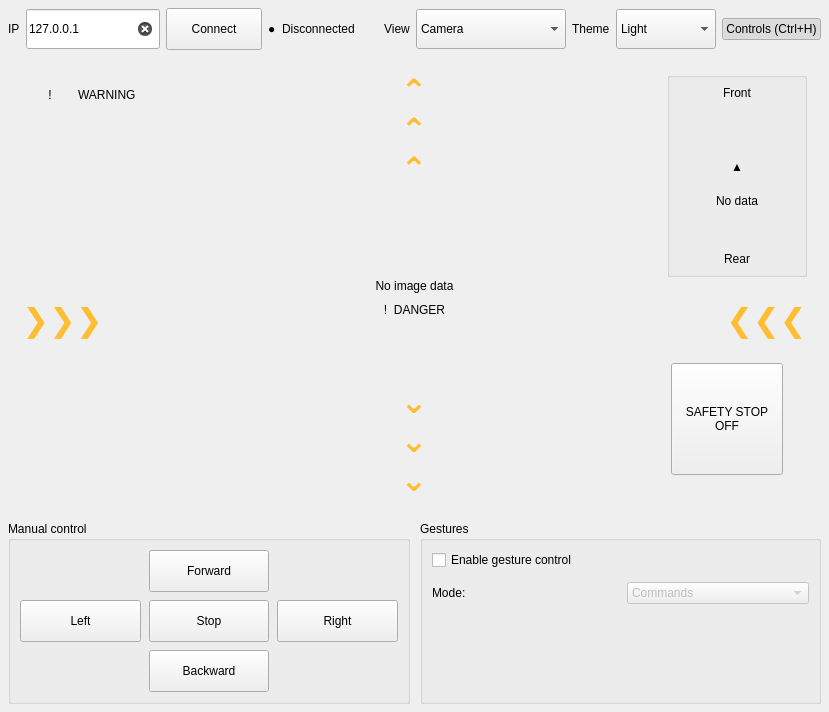
  <widget class="QWidget" name="centralWidget">
   <layout class="QVBoxLayout" name="mainLayout" stretch="0,1,0">
    <property name="spacing">
     <number>8</number>
    </property>
    <property name="leftMargin">
     <number>8</number>
    </property>
    <property name="topMargin">
     <number>8</number>
    </property>
    <property name="rightMargin">
     <number>8</number>
    </property>
    <property name="bottomMargin">
     <number>8</number>
    </property>
    <item>
     <widget class="QWidget" name="headerBar">
      <layout class="QHBoxLayout" name="headerBarLayout" stretch="1">
       <property name="spacing">
        <number>6</number>
       </property>
       <item>
        <widget class="QWidget" name="headerSettingsPanel">
         <layout class="QHBoxLayout" name="headerLayout">
          <property name="spacing">
           <number>6</number>
          </property>
          <item>
           <widget class="QLabel" name="ipLabel">
            <property name="text">
             <string>IP</string>
            </property>
           </widget>
          </item>
          <item>
           <widget class="QLineEdit" name="lineEdit">
            <property name="minimumSize">
             <size>
              <width>130</width>
              <height>40</height>
             </size>
            </property>
            <property name="maximumSize">
             <size>
              <width>160</width>
              <height>16777215</height>
             </size>
            </property>
            <property name="text">
             <string>127.0.0.1</string>
            </property>
            <property name="placeholderText">
             <string>Robot IP address</string>
            </property>
            <property name="clearButtonEnabled">
             <bool>true</bool>
            </property>
           </widget>
          </item>
          <item>
           <widget class="QPushButton" name="pushButton_9">
            <property name="minimumSize">
             <size>
              <width>96</width>
              <height>42</height>
             </size>
            </property>
            <property name="text">
             <string>Connect</string>
            </property>
           </widget>
          </item>
          <item>
           <widget class="QLabel" name="connectionDotLabel">
            <property name="text">
             <string>●</string>
            </property>
           </widget>
          </item>
          <item>
           <widget class="QLabel" name="connectionStatusLabel">
            <property name="minimumSize">
             <size>
              <width>96</width>
              <height>0</height>
             </size>
            </property>
            <property name="text">
             <string>Disconnected</string>
            </property>
           </widget>
          </item>
          <item>
           <widget class="QLabel" name="viewLabel">
            <property name="text">
             <string>View</string>
            </property>
            <property name="textFormat">
             <enum>Qt::TextFormat::PlainText</enum>
            </property>
            <property name="alignment">
             <set>Qt::AlignmentFlag::AlignCenter</set>
            </property>
           </widget>
          </item>
          <item>
           <widget class="QComboBox" name="viewComboBox">
            <property name="minimumSize">
             <size>
              <width>150</width>
              <height>40</height>
             </size>
            </property>
            <property name="toolTip">
             <string>Select the large view; the other view stays in the top-right preview.</string>
            </property>
            <item>
             <property name="text">
              <string>Camera</string>
             </property>
            </item>
            <item>
             <property name="text">
              <string>Parking assistant</string>
             </property>
            </item>
           </widget>
          </item>
          <item>
           <spacer name="headerSpacer">
            <property name="orientation">
             <enum>Qt::Orientation::Horizontal</enum>
            </property>
            <property name="sizeHint" stdset="0">
             <size>
              <width>0</width>
              <height>0</height>
             </size>
            </property>
           </spacer>
          </item>
          <item>
           <widget class="QLabel" name="themeLabel">
            <property name="text">
             <string>Theme</string>
            </property>
           </widget>
          </item>
          <item>
           <widget class="QComboBox" name="themeComboBox">
            <property name="minimumSize">
             <size>
              <width>100</width>
              <height>40</height>
             </size>
            </property>
            <item>
             <property name="text">
              <string>Light</string>
             </property>
            </item>
            <item>
             <property name="text">
              <string>Dark</string>
             </property>
            </item>
           </widget>
          </item>
          <item>
           <widget class="QPushButton" name="controlsToggleButton">
            <property name="toolTip">
             <string>Show or hide both settings and controls (Ctrl+H). SAFETY STOP stays on the image.</string>
            </property>
            <property name="text">
             <string>Controls (Ctrl+H)</string>
            </property>
            <property name="checkable">
             <bool>true</bool>
            </property>
            <property name="checked">
             <bool>true</bool>
            </property>
            <property name="autoRepeat">
             <bool>false</bool>
            </property>
           </widget>
          </item>
          <property name="leftMargin">
           <number>0</number>
          </property>
          <property name="topMargin">
           <number>0</number>
          </property>
          <property name="rightMargin">
           <number>0</number>
          </property>
          <property name="bottomMargin">
           <number>0</number>
          </property>
         </layout>
        </widget>
       </item>
       <property name="leftMargin">
        <number>0</number>
       </property>
       <property name="topMargin">
        <number>0</number>
       </property>
       <property name="rightMargin">
        <number>0</number>
       </property>
       <property name="bottomMargin">
        <number>0</number>
       </property>
      </layout>
     </widget>
    </item>
    <item>
     <widget class="QWidget" name="widget" native="true">
      <property name="sizePolicy">
       <sizepolicy hsizetype="Expanding" vsizetype="Expanding">
        <horstretch>0</horstretch>
        <verstretch>0</verstretch>
       </sizepolicy>
      </property>
      <property name="minimumSize">
       <size>
        <width>640</width>
        <height>320</height>
       </size>
      </property>
      <layout class="QGridLayout" name="cameraOverlayLayout" rowstretch="0,1,0" columnstretch="1,1,1">
       <property name="leftMargin">
        <number>14</number>
       </property>
       <property name="topMargin">
        <number>14</number>
       </property>
       <property name="rightMargin">
        <number>14</number>
       </property>
       <property name="bottomMargin">
        <number>14</number>
       </property>
       <property name="spacing">
        <number>10</number>
       </property>
       <item row="0" column="0" rowspan="3" colspan="3">
        <widget class="QLabel" name="cameraPlaceholderLabel">
         <property name="text">
          <string>No image data</string>
         </property>
         <property name="textFormat">
          <enum>Qt::TextFormat::PlainText</enum>
         </property>
         <property name="alignment">
          <set>Qt::AlignmentFlag::AlignCenter</set>
         </property>
        </widget>
       </item>
       <item row="0" column="0" rowspan="3" colspan="3">
        <widget class="QLabel" name="fusionOverlayLabel">
         <property name="visible">
          <bool>false</bool>
         </property>
         <property name="toolTip">
          <string>Overlay for projected LiDAR measurements; populated from live data</string>
         </property>
         <property name="text">
          <string />
         </property>
         <property name="textFormat">
          <enum>Qt::TextFormat::PlainText</enum>
         </property>
         <property name="alignment">
          <set>Qt::AlignmentFlag::AlignCenter</set>
         </property>
        </widget>
       </item>
       <item row="0" column="0" alignment="Qt::AlignmentFlag::AlignLeft|Qt::AlignmentFlag::AlignTop">
        <widget class="QFrame" name="warningFrame">
         <property name="minimumSize">
          <size>
           <width>0</width>
           <height>46</height>
          </size>
         </property>
         <property name="maximumSize">
          <size>
           <width>450</width>
           <height>100</height>
          </size>
         </property>
         <property name="visible">
          <bool>false</bool>
         </property>
         <property name="toolTip">
          <string>Shown only when a warning is active</string>
         </property>
         <property name="frameShape">
          <enum>QFrame::Shape::NoFrame</enum>
         </property>
         <layout class="QHBoxLayout" name="warningLayout">
          <property name="spacing">
           <number>12</number>
          </property>
          <property name="leftMargin">
           <number>12</number>
          </property>
          <property name="topMargin">
           <number>6</number>
          </property>
          <property name="rightMargin">
           <number>12</number>
          </property>
          <property name="bottomMargin">
           <number>6</number>
          </property>
          <item>
           <widget class="QLabel" name="warningIconLabel">
            <property name="minimumSize">
             <size>
              <width>32</width>
              <height>32</height>
             </size>
            </property>
            <property name="maximumSize">
             <size>
              <width>32</width>
              <height>32</height>
             </size>
            </property>
            <property name="text">
             <string>!</string>
            </property>
            <property name="alignment">
             <set>Qt::AlignmentFlag::AlignCenter</set>
            </property>
           </widget>
          </item>
          <item>
           <widget class="QLabel" name="warningTitleLabel">
            <property name="text">
             <string>WARNING</string>
            </property>
           </widget>
          </item>
          <item>
           <widget class="QLabel" name="warningMessageLabel">
            <property name="text">
             <string />
            </property>
            <property name="wordWrap">
             <bool>true</bool>
            </property>
           </widget>
          </item>
          <item>
           <spacer name="warningSpacer">
            <property name="orientation">
             <enum>Qt::Orientation::Horizontal</enum>
            </property>
            <property name="sizeHint" stdset="0">
             <size>
              <width>20</width>
              <height>20</height>
             </size>
            </property>
           </spacer>
          </item>
         </layout>
        </widget>
       </item>
       <item row="0" column="2" alignment="Qt::AlignmentFlag::AlignRight|Qt::AlignmentFlag::AlignTop">
        <widget class="QWidget" name="previewPanel">
         <layout class="QVBoxLayout" name="previewLayout">
          <property name="leftMargin">
           <number>0</number>
          </property>
          <property name="topMargin">
           <number>0</number>
          </property>
          <property name="rightMargin">
           <number>0</number>
          </property>
          <property name="bottomMargin">
           <number>0</number>
          </property>
          <property name="spacing">
           <number>6</number>
          </property>
          <item alignment="Qt::AlignmentFlag::AlignRight">
           <widget class="QGroupBox" name="parkingAssistantGroup">
            <property name="minimumSize">
             <size>
              <width>140</width>
              <height>140</height>
             </size>
            </property>
            <property name="maximumSize">
             <size>
              <width>230</width>
              <height>230</height>
             </size>
            </property>
            <property name="title">
             <string />
            </property>
            <layout class="QVBoxLayout" name="lidarLayout" stretch="1">
             <property name="spacing">
              <number>4</number>
             </property>
             <property name="leftMargin">
              <number>4</number>
             </property>
             <property name="topMargin">
              <number>4</number>
             </property>
             <property name="rightMargin">
              <number>4</number>
             </property>
             <property name="bottomMargin">
              <number>4</number>
             </property>
             <item>
              <widget class="QFrame" name="lidarView">
               <property name="minimumSize">
                <size>
                 <width>100</width>
                 <height>100</height>
                </size>
               </property>
               <property name="frameShape">
                <enum>QFrame::Shape::NoFrame</enum>
               </property>
               <layout class="QVBoxLayout" name="lidarPlaceholderLayout">
                <property name="spacing">
                 <number>4</number>
                </property>
                <property name="leftMargin">
                 <number>4</number>
                </property>
                <property name="topMargin">
                 <number>4</number>
                </property>
                <property name="rightMargin">
                 <number>4</number>
                </property>
                <property name="bottomMargin">
                 <number>4</number>
                </property>
                <item>
                 <widget class="QLabel" name="frontOrientationLabel">
                  <property name="text">
                   <string>Front</string>
                  </property>
                  <property name="alignment">
                   <set>Qt::AlignmentFlag::AlignCenter</set>
                  </property>
                 </widget>
                </item>
                <item>
                 <spacer name="lidarUpperSpacer">
                  <property name="orientation">
                   <enum>Qt::Orientation::Vertical</enum>
                  </property>
                  <property name="sizeHint" stdset="0">
                   <size>
                    <width>20</width>
                    <height>40</height>
                   </size>
                  </property>
                 </spacer>
                </item>
                <item alignment="Qt::AlignmentFlag::AlignHCenter">
                 <widget class="QLabel" name="robotCenterLabel">
                  <property name="minimumSize">
                   <size>
                    <width>46</width>
                    <height>46</height>
                   </size>
                  </property>
                  <property name="maximumSize">
                   <size>
                    <width>46</width>
                    <height>46</height>
                   </size>
                  </property>
                  <property name="text">
                   <string>▲</string>
                  </property>
                  <property name="alignment">
                   <set>Qt::AlignmentFlag::AlignCenter</set>
                  </property>
                 </widget>
                </item>
                <item>
                 <widget class="QLabel" name="lidarPlaceholderLabel">
                  <property name="text">
                   <string>No data</string>
                  </property>
                  <property name="alignment">
                   <set>Qt::AlignmentFlag::AlignCenter</set>
                  </property>
                 </widget>
                </item>
                <item>
                 <spacer name="lidarLowerSpacer">
                  <property name="orientation">
                   <enum>Qt::Orientation::Vertical</enum>
                  </property>
                  <property name="sizeHint" stdset="0">
                   <size>
                    <width>20</width>
                    <height>40</height>
                   </size>
                  </property>
                 </spacer>
                </item>
                <item>
                 <widget class="QLabel" name="rearOrientationLabel">
                  <property name="text">
                   <string>Rear</string>
                  </property>
                  <property name="alignment">
                   <set>Qt::AlignmentFlag::AlignCenter</set>
                  </property>
                 </widget>
                </item>
               </layout>
              </widget>
             </item>
            </layout>
           </widget>
          </item>
         </layout>
        </widget>
       </item>
       <item row="0" column="1" alignment="Qt::AlignmentFlag::AlignHCenter|Qt::AlignmentFlag::AlignTop">
        <widget class="QLabel" name="frontObstacleIndicator">
         <property name="minimumSize">
          <size>
           <width>80</width>
           <height>104</height>
          </size>
         </property>
         <property name="visible">
          <bool>false</bool>
         </property>
         <property name="toolTip">
          <string>Obstacle ahead</string>
         </property>
         <property name="accessibleName">
          <string>Obstacle ahead</string>
         </property>
         <property name="styleSheet">
          <string>color: #ffbd32; background: transparent; font-family: "Segoe UI Symbol"; font-size: 32px; font-weight: bold;</string>
         </property>
         <property name="text">
          <string>⌃
⌃
⌃</string>
         </property>
         <property name="textFormat">
          <enum>Qt::TextFormat::PlainText</enum>
         </property>
         <property name="alignment">
          <set>Qt::AlignmentFlag::AlignCenter</set>
         </property>
        </widget>
       </item>
       <item row="2" column="1" alignment="Qt::AlignmentFlag::AlignHCenter|Qt::AlignmentFlag::AlignBottom">
        <widget class="QLabel" name="rearObstacleIndicator">
         <property name="minimumSize">
          <size>
           <width>80</width>
           <height>104</height>
          </size>
         </property>
         <property name="visible">
          <bool>false</bool>
         </property>
         <property name="toolTip">
          <string>Obstacle behind</string>
         </property>
         <property name="accessibleName">
          <string>Obstacle behind</string>
         </property>
         <property name="styleSheet">
          <string>color: #ffbd32; background: transparent; font-family: "Segoe UI Symbol"; font-size: 32px; font-weight: bold;</string>
         </property>
         <property name="text">
          <string>⌄
⌄
⌄</string>
         </property>
         <property name="textFormat">
          <enum>Qt::TextFormat::PlainText</enum>
         </property>
         <property name="alignment">
          <set>Qt::AlignmentFlag::AlignCenter</set>
         </property>
        </widget>
       </item>
       <item row="1" column="0" alignment="Qt::AlignmentFlag::AlignLeft|Qt::AlignmentFlag::AlignVCenter">
        <widget class="QLabel" name="leftObstacleIndicator">
         <property name="minimumSize">
          <size>
           <width>80</width>
           <height>56</height>
          </size>
         </property>
         <property name="visible">
          <bool>false</bool>
         </property>
         <property name="toolTip">
          <string>Obstacle on the left</string>
         </property>
         <property name="accessibleName">
          <string>Obstacle on the left</string>
         </property>
         <property name="styleSheet">
          <string>color: #ffbd32; background: transparent; font-family: "Segoe UI Symbol"; font-size: 32px; font-weight: bold;</string>
         </property>
         <property name="text">
          <string>❯❯❯</string>
         </property>
         <property name="textFormat">
          <enum>Qt::TextFormat::PlainText</enum>
         </property>
         <property name="alignment">
          <set>Qt::AlignmentFlag::AlignCenter</set>
         </property>
        </widget>
       </item>
       <item row="1" column="2" alignment="Qt::AlignmentFlag::AlignRight|Qt::AlignmentFlag::AlignVCenter">
        <widget class="QLabel" name="rightObstacleIndicator">
         <property name="minimumSize">
          <size>
           <width>80</width>
           <height>56</height>
          </size>
         </property>
         <property name="visible">
          <bool>false</bool>
         </property>
         <property name="toolTip">
          <string>Obstacle on the right</string>
         </property>
         <property name="accessibleName">
          <string>Obstacle on the right</string>
         </property>
         <property name="styleSheet">
          <string>color: #ffbd32; background: transparent; font-family: "Segoe UI Symbol"; font-size: 32px; font-weight: bold;</string>
         </property>
         <property name="text">
          <string>❮❮❮</string>
         </property>
         <property name="textFormat">
          <enum>Qt::TextFormat::PlainText</enum>
         </property>
         <property name="alignment">
          <set>Qt::AlignmentFlag::AlignCenter</set>
         </property>
        </widget>
       </item>
       <item row="1" column="1">
        <widget class="QFrame" name="dangerFrame">
         <property name="maximumSize">
          <size>
           <width>430</width>
           <height>150</height>
          </size>
         </property>
         <property name="visible">
          <bool>false</bool>
         </property>
         <layout class="QVBoxLayout" name="dangerLayout">
          <property name="leftMargin">
           <number>16</number>
          </property>
          <property name="topMargin">
           <number>16</number>
          </property>
          <property name="rightMargin">
           <number>16</number>
          </property>
          <property name="bottomMargin">
           <number>16</number>
          </property>
          <item>
           <widget class="QLabel" name="dangerTitleLabel">
            <property name="text">
             <string>!  DANGER</string>
            </property>
            <property name="textFormat">
             <enum>Qt::TextFormat::PlainText</enum>
            </property>
            <property name="alignment">
             <set>Qt::AlignmentFlag::AlignCenter</set>
            </property>
           </widget>
          </item>
          <item>
           <widget class="QLabel" name="dangerMessageLabel">
            <property name="text">
             <string />
            </property>
            <property name="textFormat">
             <enum>Qt::TextFormat::PlainText</enum>
            </property>
            <property name="alignment">
             <set>Qt::AlignmentFlag::AlignCenter</set>
            </property>
            <property name="wordWrap">
             <bool>true</bool>
            </property>
           </widget>
          </item>
         </layout>
        </widget>
       </item>
       <item row="1" column="0" rowspan="2" colspan="3">
        <widget class="QLabel" name="motionOverlayLabel">
         <property name="visible">
          <bool>false</bool>
         </property>
         <property name="toolTip">
          <string>Robot-centre trajectory overlay; direction and curvature supplied by motion data</string>
         </property>
         <property name="text">
          <string />
         </property>
         <property name="textFormat">
          <enum>Qt::TextFormat::PlainText</enum>
         </property>
         <property name="alignment">
          <set>Qt::AlignmentFlag::AlignCenter</set>
         </property>
        </widget>
       </item>
       <item row="2" column="0" colspan="3" alignment="Qt::AlignmentFlag::AlignRight|Qt::AlignmentFlag::AlignBottom">
        <widget class="QWidget" name="safetyStopOverlay">
         <layout class="QVBoxLayout" name="safetyStopOverlayLayout">
          <property name="leftMargin">
           <number>0</number>
          </property>
          <property name="topMargin">
           <number>0</number>
          </property>
          <property name="rightMargin">
           <number>24</number>
          </property>
          <property name="bottomMargin">
           <number>24</number>
          </property>
          <property name="spacing">
           <number>0</number>
          </property>
          <item>
           <widget class="QPushButton" name="safetyStopButton">
            <property name="minimumSize">
             <size>
              <width>112</width>
              <height>112</height>
             </size>
            </property>
            <property name="text">
             <string>SAFETY STOP
OFF</string>
            </property>
            <property name="checkable">
             <bool>true</bool>
            </property>
            <property name="checked">
             <bool>false</bool>
            </property>
            <property name="autoRepeat">
             <bool>false</bool>
            </property>
            <property name="toolTip">
             <string>ON stops and blocks movement. OFF permits new commands. Ctrl+H shows or hides the interface.</string>
            </property>
            <property name="maximumSize">
             <size>
              <width>112</width>
              <height>112</height>
             </size>
            </property>
           </widget>
          </item>
         </layout>
        </widget>
       </item>
      </layout>
      <zorder>cameraPlaceholderLabel</zorder>
      <zorder>fusionOverlayLabel</zorder>
      <zorder>motionOverlayLabel</zorder>
      <zorder>warningFrame</zorder>
      <zorder>previewPanel</zorder>
      <zorder>dangerFrame</zorder>
      <zorder>frontObstacleIndicator</zorder>
      <zorder>rearObstacleIndicator</zorder>
      <zorder>leftObstacleIndicator</zorder>
      <zorder>rightObstacleIndicator</zorder>
      <zorder>safetyStopOverlay</zorder>
     </widget>
    </item>
    <item>
     <widget class="QWidget" name="controlsPanel" native="true">
      <property name="visible">
       <bool>true</bool>
      </property>
      <layout class="QHBoxLayout" name="controlsLayout" stretch="1,1">
       <property name="spacing">
        <number>10</number>
       </property>
       <property name="leftMargin">
        <number>0</number>
       </property>
       <property name="topMargin">
        <number>0</number>
       </property>
       <property name="rightMargin">
        <number>0</number>
       </property>
       <property name="bottomMargin">
        <number>0</number>
       </property>
       <item>
        <widget class="QGroupBox" name="manualGroup">
         <property name="title">
          <string>Manual control</string>
         </property>
         <layout class="QGridLayout" name="directionLayout" columnstretch="1,1,1">
          <property name="spacing">
           <number>8</number>
          </property>
          <item row="0" column="1">
           <widget class="QPushButton" name="pushButton_2">
            <property name="minimumSize">
             <size>
              <width>80</width>
              <height>42</height>
             </size>
            </property>
            <property name="text">
             <string>Forward</string>
            </property>
           </widget>
          </item>
          <item row="1" column="0">
           <widget class="QPushButton" name="pushButton_6">
            <property name="minimumSize">
             <size>
              <width>80</width>
              <height>42</height>
             </size>
            </property>
            <property name="text">
             <string>Left</string>
            </property>
           </widget>
          </item>
          <item row="1" column="1">
           <widget class="QPushButton" name="pushButton_4">
            <property name="minimumSize">
             <size>
              <width>80</width>
              <height>42</height>
             </size>
            </property>
            <property name="text">
             <string>Stop</string>
            </property>
           </widget>
          </item>
          <item row="1" column="2">
           <widget class="QPushButton" name="pushButton_5">
            <property name="minimumSize">
             <size>
              <width>80</width>
              <height>42</height>
             </size>
            </property>
            <property name="text">
             <string>Right</string>
            </property>
           </widget>
          </item>
          <item row="2" column="1">
           <widget class="QPushButton" name="pushButton_3">
            <property name="minimumSize">
             <size>
              <width>80</width>
              <height>42</height>
             </size>
            </property>
            <property name="text">
             <string>Backward</string>
            </property>
           </widget>
          </item>
         </layout>
        </widget>
       </item>
       <item>
        <widget class="QGroupBox" name="gesturesGroup">
         <property name="title">
          <string>Gestures</string>
         </property>
         <layout class="QVBoxLayout" name="gesturesLayout">
          <property name="spacing">
           <number>12</number>
          </property>
          <item>
           <widget class="QCheckBox" name="enableGesturesCheckBox">
            <property name="text">
             <string>Enable gesture control</string>
            </property>
           </widget>
          </item>
          <item>
           <layout class="QHBoxLayout" name="gestureModeLayout">
            <item>
             <widget class="QLabel" name="gestureModeLabel">
              <property name="text">
               <string>Mode:</string>
              </property>
             </widget>
            </item>
            <item>
             <widget class="QComboBox" name="gestureModeComboBox">
              <property name="enabled">
               <bool>false</bool>
              </property>
              <item>
               <property name="text">
                <string>Commands</string>
               </property>
              </item>
              <item>
               <property name="text">
                <string>Direct control</string>
               </property>
              </item>
             </widget>
            </item>
           </layout>
          </item>
          <item>
           <spacer name="gesturesSpacer">
            <property name="orientation">
             <enum>Qt::Orientation::Vertical</enum>
            </property>
            <property name="sizeHint" stdset="0">
             <size>
              <width>20</width>
              <height>40</height>
             </size>
            </property>
           </spacer>
          </item>
         </layout>
        </widget>
       </item>
      </layout>
     </widget>
    </item>
   </layout>
   <widget class="QWidget" name="legacyCompatibilityWidget" native="true">
    <property name="geometry">
     <rect>
      <x>0</x>
      <y>0</y>
      <width>1</width>
      <height>1</height>
     </rect>
    </property>
    <property name="visible">
     <bool>false</bool>
    </property>
    <widget class="QLineEdit" name="lineEdit_2">
     <property name="geometry">
      <rect>
       <x>0</x>
       <y>0</y>
       <width>100</width>
       <height>40</height>
      </rect>
     </property>
     <property name="readOnly">
      <bool>true</bool>
     </property>
    </widget>
    <widget class="QLineEdit" name="lineEdit_3">
     <property name="geometry">
      <rect>
       <x>0</x>
       <y>0</y>
       <width>100</width>
       <height>40</height>
      </rect>
     </property>
     <property name="readOnly">
      <bool>true</bool>
     </property>
    </widget>
    <widget class="QLineEdit" name="lineEdit_4">
     <property name="geometry">
      <rect>
       <x>0</x>
       <y>0</y>
       <width>100</width>
       <height>40</height>
      </rect>
     </property>
     <property name="readOnly">
      <bool>true</bool>
     </property>
    </widget>
    <widget class="QPushButton" name="pushButton_10">
     <property name="geometry">
      <rect>
       <x>0</x>
       <y>0</y>
       <width>100</width>
       <height>42</height>
      </rect>
     </property>
     <property name="text">
      <string>Start Logging</string>
     </property>
    </widget>
    <widget class="QPushButton" name="pushButton">
     <property name="geometry">
      <rect>
       <x>0</x>
       <y>0</y>
       <width>130</width>
       <height>42</height>
      </rect>
     </property>
     <property name="minimumSize">
      <size>
       <width>130</width>
       <height>42</height>
      </size>
     </property>
     <property name="text">
      <string>Swap views</string>
     </property>
    </widget>
   </widget>
  </widget>
